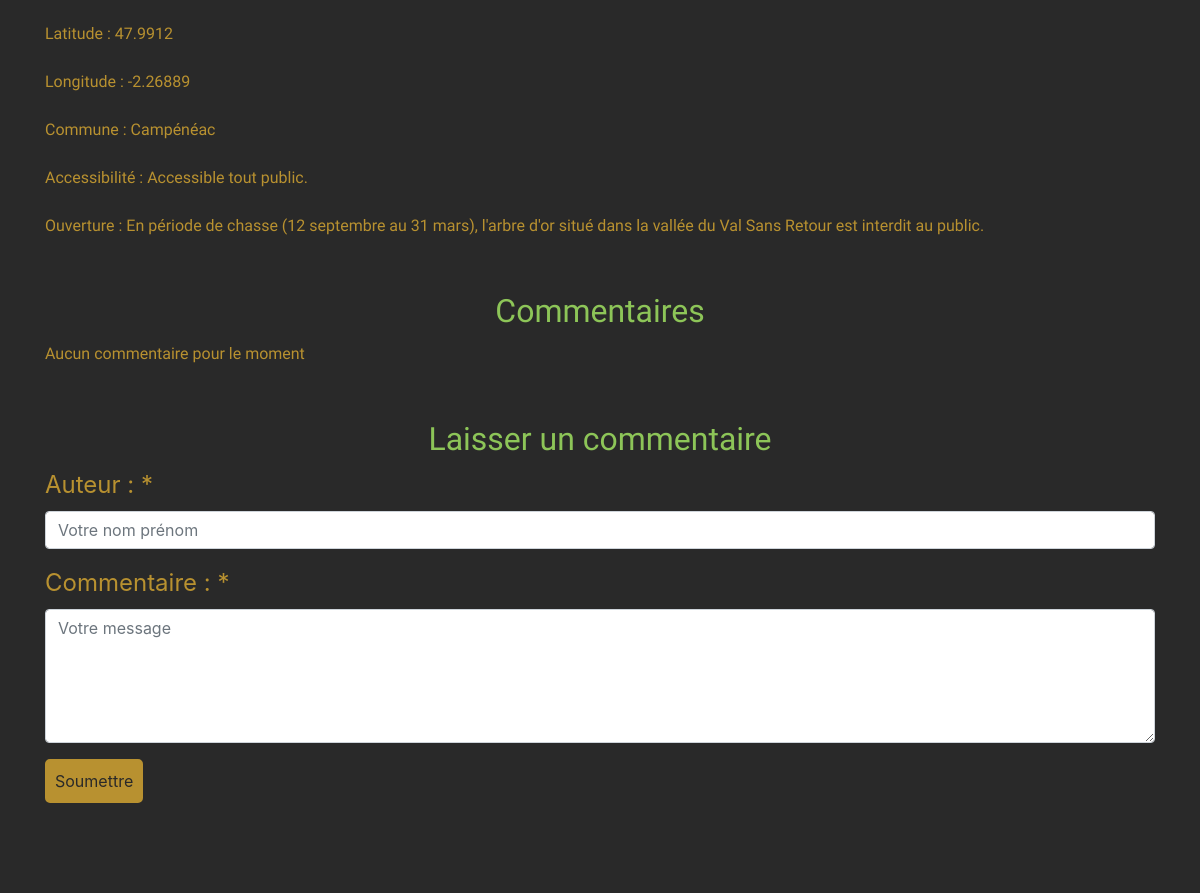
Page /?action=detailsContree&id=4 (middle part) on the earlier database version.
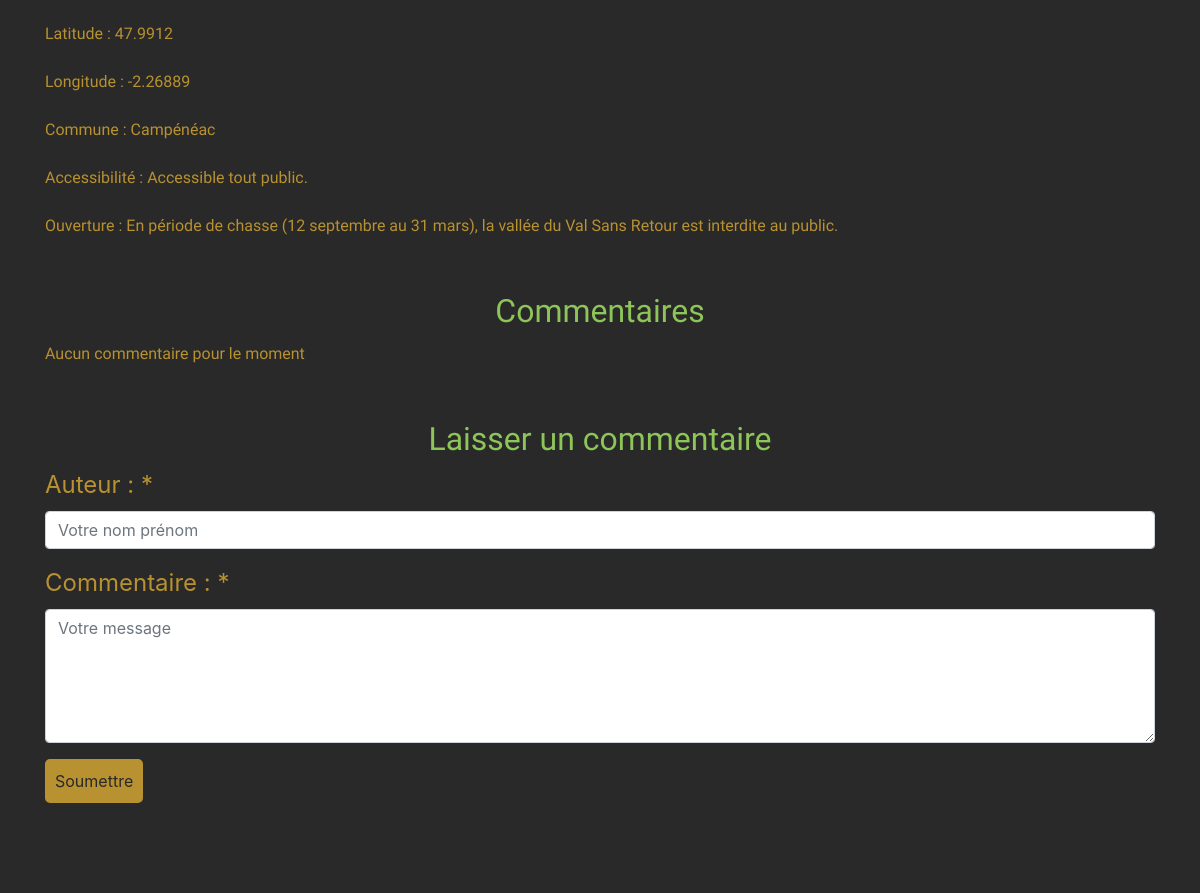
Same page on the later database version.
### tables this page shows
CREATE TABLE `contree` (
  `Id_contree` int(11) NOT NULL,
  `titre` varchar(50) NOT NULL,
  `contenu` text DEFAULT NULL,
  `photo` varchar(500) DEFAULT NULL,
  `latitude` float DEFAULT NULL,
  `longitude` float DEFAULT NULL,
  `commune` varchar(50) DEFAULT NULL,
  `accessibilite` varchar(250) DEFAULT NULL,
  `ouverture` varchar(250) DEFAULT NULL
);

### index.php (called while the page is built, shortened)
<?php
require_once(__DIR__ . '/App/routage.php');
if (isset($_GET["action"])) {
    $action = $_GET["action"];
} else {
    $action = "defaut";
}
$fichier = redirectsTo($action);
include(__DIR__ . '/App/Controllers/' . $fichier);
?>

### App/Models/Contree.php (called while the page is built, shortened)
<?php
class Contree extends DbConnect
{
    public static function getById($id)
    {
        try {
            $cnx = self::dbConnect();
            $req = $cnx->prepare("SELECT * FROM contree WHERE Id_contree = :id");
            $req->bindValue(':id', $id, PDO::PARAM_INT);
            $req->execute();
            return $req->fetch(PDO::FETCH_ASSOC);
        } catch (PDOException $e) {
            die("Erreur lors de la récupération des données : " . $e->getMessage());
        }
    }
}
?>

### App/Views/viewDetailsContree.php (the view, shortened to what this page needs)
<?php
include_once(__DIR__ . '/viewHeader.php');
?>
<main class="container">
    <div class="detailsContree">
        <p>Latitude : <?= $contree['latitude'] ?></p>
        <p>Longitude : <?= $contree['longitude'] ?></p>
        <p>Commune : <?= $contree['commune'] ?></p>
        <p>Accessibilité : <?= $contree['accessibilite'] ?></p>
        <p>Ouverture : <?= $contree['ouverture'] ?></p>
        <h2>Commentaires</h2>
        <?php if (!empty($commentaires)) { ?>
            <?php foreach ($commentaires as $commentaire) { ?>
                <div class="commentaire">
                    <p><?= $commentaire['pseudo'] ?> a dit :</p>
                    <p><?= nl2br($commentaire['texte']) ?></p>
                </div>
            <?php } ?>
        <?php } else { ?>
            <p>Aucun commentaire pour le moment</p>
        <?php } ?>
        <h2>Laisser un commentaire</h2>
        <form method="post" action="?action=addCommentaire">
            <div class="form-group">
                <label for="pseudo" class="required">Auteur : *</label>
                <input type="text" class="form-control" id="pseudo" name="pseudo" placeholder="Votre nom prénom" class="form-control" required>
            </div>
            <div class="form-group">
                <label for="commentaire" class="required">Commentaire : *</label>
                <textarea class="form-control" rows="5" id="commentaire" name="commentaire" placeholder="Votre message" class="form-control" required></textarea>
            </div>
            <button type="submit" class="btn">Soumettre</button>
        </form>
    </div>
</main>
<?php
include_once(__DIR__ . '/viewFooter.php');
?>

Differences in the rows shown:
changed contree "Campénéac": ouverture "En période de chasse (12 septembre au 31 mars), l'arbre d'or situé dans la vallée du Val Sans Retour est interdit au public." → "En période de chasse (12 septembre au 31 mars), la vallée du Val Sans Retour est interdite au public."
